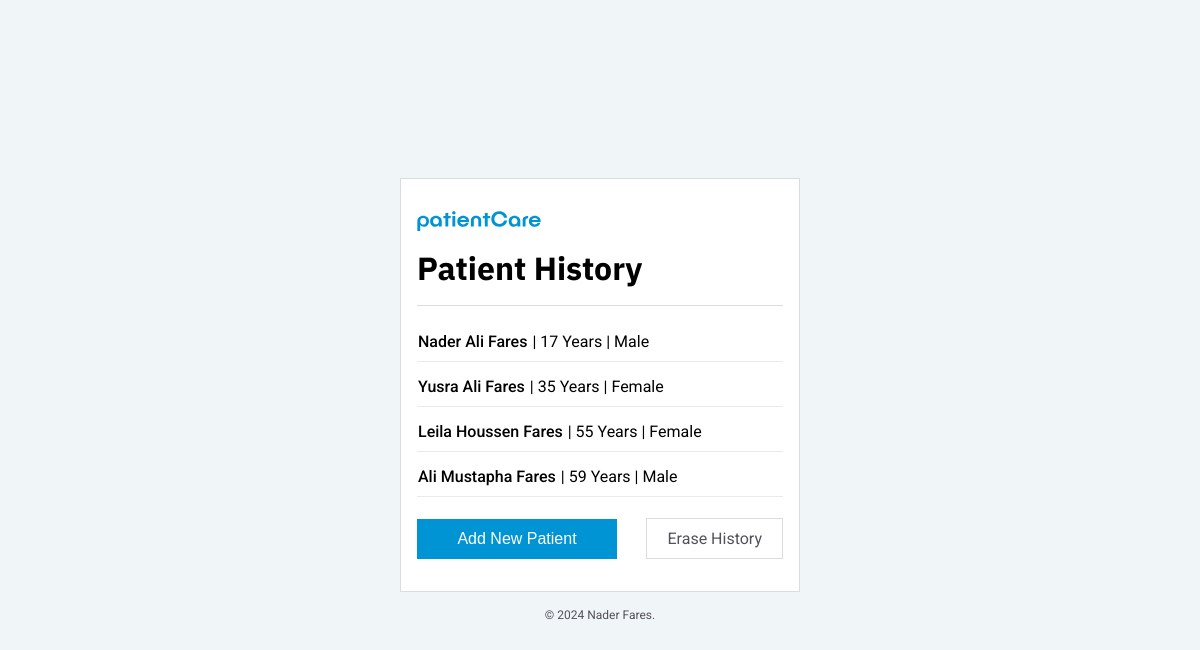
Before: / with the older database file.
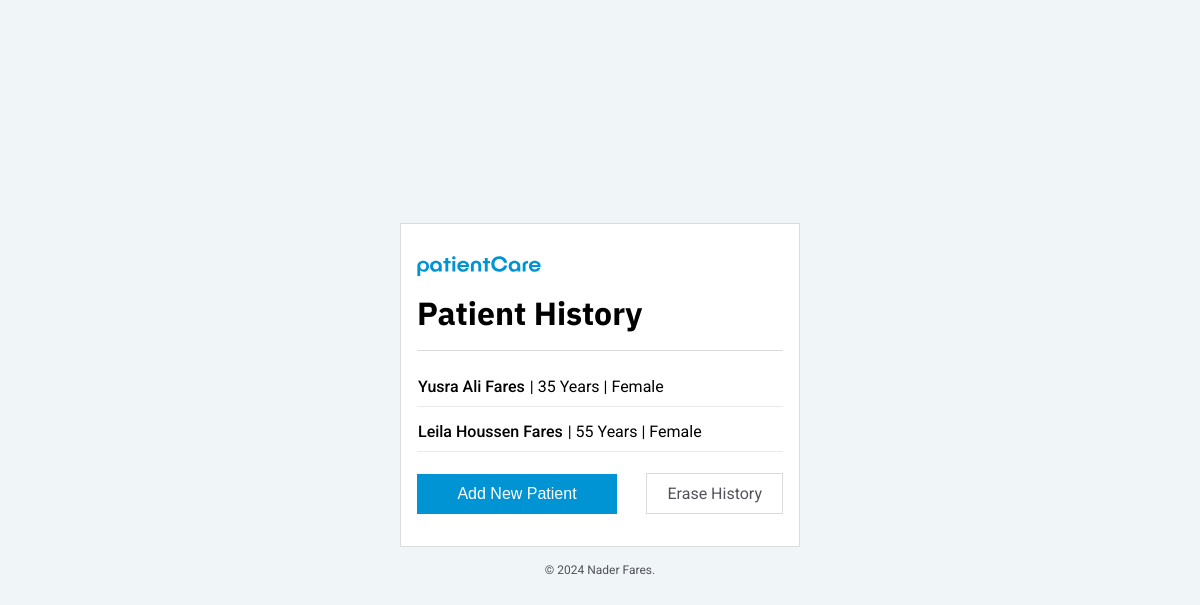
After: the same page with the newer database file.
### tables this page shows
CREATE TABLE patients (
    id INTEGER PRIMARY KEY AUTOINCREMENT,
    name TEXT NOT NULL,
    age INTEGER,
    gender TEXT,
    document TEXT UNIQUE,
    address TEXT,
    phone TEXT       
  );

### app.py (the view)
@app.route('/')
def index():
  conn = sqlite3.connect('hospital_management.db')
  cursor = conn.cursor()
  cursor.execute('SELECT * FROM patients')
  patients = cursor.fetchall()
  conn.close()
  return render_template('index.html', patients=patients)

### templates/index.html (shortened to what this page needs)
<!DOCTYPE html>
<html lang="en">
<head>
  <link rel="stylesheet" href="{{ url_for('static', filename='styles.css') }}">
</head>
<body>
  <div class="container">
      <img src="{{ url_for('static', filename='images/patientCare.svg') }}" alt="patientCare">
      <h1>Patient History</h1>
      <ul>
        {% for patient in patients %}
        <li id="patientli"><a id="patient" href="{{ url_for('viewPatient', id=patient[0]) }}">{{ patient[1] }}</a> | {{ patient[2] }} Years | {{ patient[3] }}
        {% endfor %}
      </ul>
      <div class="buttons">
        <a href="{{ url_for('newPatient') }}"><button class="addPatient">Add New Patient</button></a>
        <a href="{{ url_for('eraseHistory') }}" class="eraseHistory">Erase History</a>
      </div>
  </div>
  <p>© 2024 Nader Fares.</p>
</body>
</html>

### static/styles.css (style rules this page uses)
* { margin: 0; padding: 0; box-sizing: border-box; }
:root { --background-color: #F0F5F7; --default-color: #0094D4; --default-white: #FFFFFF; --default-border-color: #DCDCDC; --border-color: #EAEAEA; --default-gray: #52525b; }
body { background-color: var(--background-color); font-family: 'Roboto', sans-serif; display: flex; flex-direction: column; justify-content: center; align-items: center; height: 100vh; }
img { width: 124px; }
.container { display: flex; flex-direction: column; text-align: start; background-color: var(--default-white); border: 1px solid var(--default-border-color); width: 400px; height: auto; padding: 2rem 1rem; gap: 1rem; }
h1 { font-size: 32px; font-family: 'IBM Plex Sans'; }
ul { width: 100%; height: 100%; display: flex; flex-direction: column; align-items: start; list-style: none; }
.buttons { width: 100%; height: auto; display: flex; flex-direction: row; align-items: center; gap: 1rem; }
.addPatient { width: 200px; background-color: var(--default-color); border: 1px solid var(--default-color); color: var(--default-white); padding: 10px 20px; text-align: center; text-decoration: none; display: inline-block; font-size: 1rem; cursor: pointer; }
.eraseHistory { background-color: var(--default-white); border: 1px solid var(--default-border-color); color: var(--default-gray); padding: 10px 20px; text-align: center; margin-left: auto; text-decoration: none; display: inline-block; font-size: 1rem; cursor: pointer; }
p { margin-top: 1rem; font-size: 12px; color: var(--default-gray); }
#patient { text-decoration: none; color: black; font-weight: 500; transition: ease 100ms; border: 1px solid transparent; }
#patientli { width: 100%; height: 40px; margin-bottom: 5px; border-bottom: 1px solid var(--border-color); display: flex; align-items: center; justify-content: start; gap: 4px; }

Changed rows visible on the page:
removed patients: name "Nader Ali Fares", age "17", gender "Male"
removed patients: name "Ali Mustapha Fares", age "59", gender "Male"
